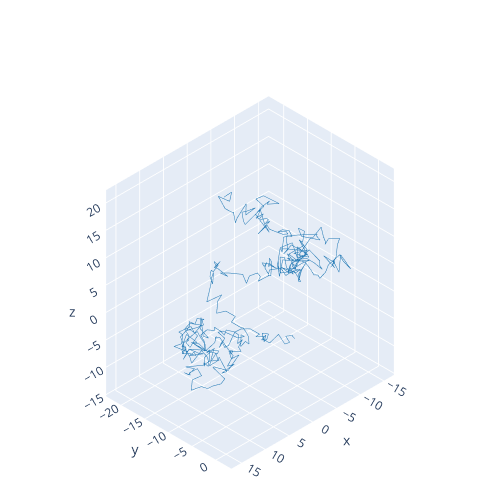

The code cell stored with this chart in its notebook:
### Code cell
n = 400
rw() = cumsum(randn(n))
trace1 = scatter3d(;x=rw(),y=rw(), z=rw(), mode="lines",
                    marker=attr(color="#1f77b4", size=12, symbol="circle",
                                line=attr(color="rgb(0,0,0)", width=0)),
                    line=attr(color="#1f77b4", width=1))

layout = Layout(
    autosize=false, width=500, height=500,
    # scene_camera_projection_type="orthographic",
    margin=attr(l=0, r=0, b=0, t=65)
    )
layout["scene.camera.projection.type"]="orthographic"

p = plot([trace1,],layout)

### Figure 1 — Plotly figure (JSON) as saved in the notebook; plotly's stock layout.template omitted (floating-point values rounded to 4 significant figures; data arrays with more than 128 entries replaced by an {"elided": "..."} marker saying what was removed)
{"data": [{"line": {"color": "#1f77b4", "width": 1}, "marker": {"color": "#1f77b4", "line": {"color": "rgb(0,0,0)", "width": 0}, "size": 12, "symbol": "circle"}, "mode": "lines", "type": "scatter3d", "x": {"elided": "400 float values"}, "y": {"elided": "400 float values"}, "z": {"elided": "400 float values"}}], "layout": {"autosize": false, "height": 500, "margin": {"b": 0, "l": 0, "r": 0, "t": 65}, "scene": {"camera": {"projection": {"type": "orthographic"}}}, "width": 500}}
